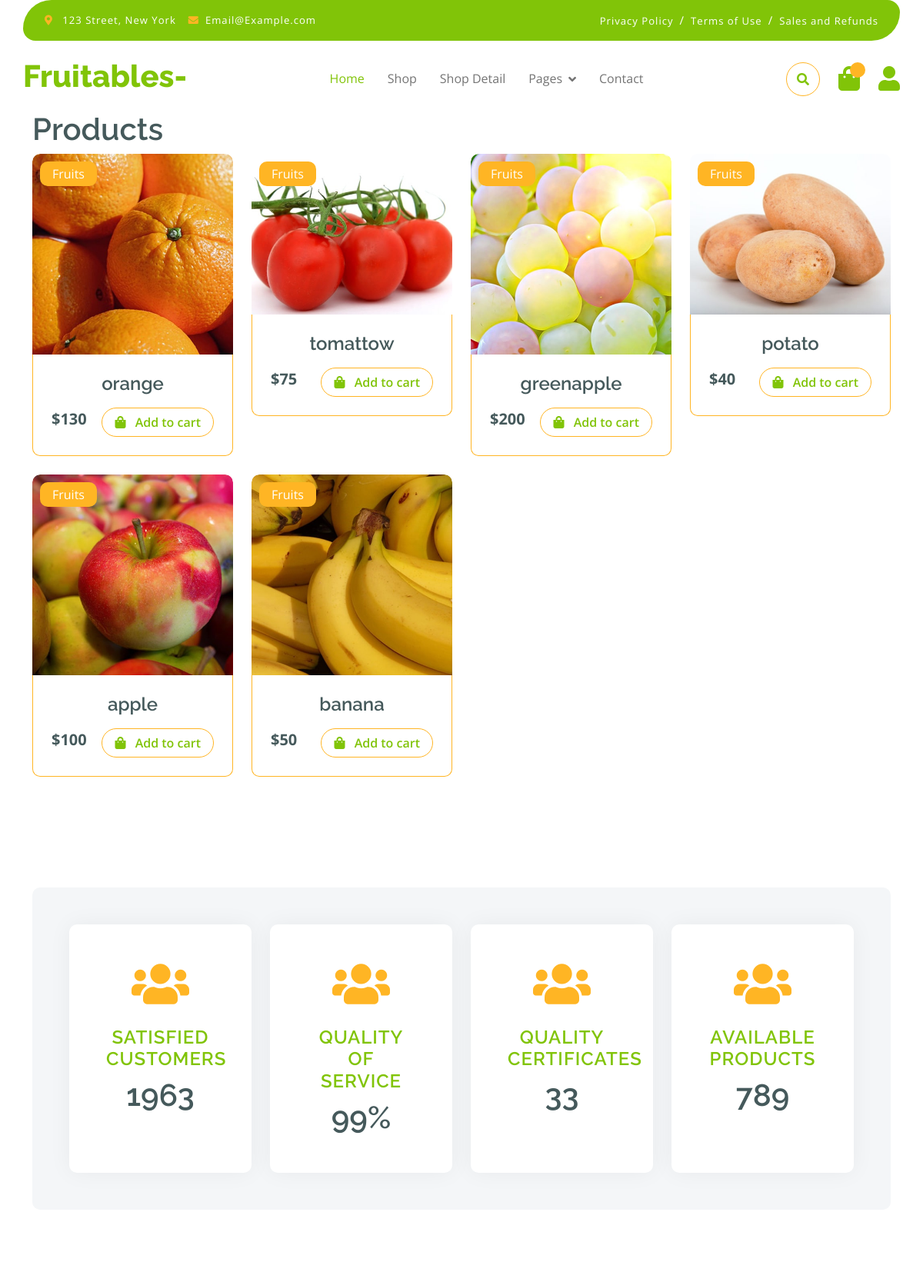
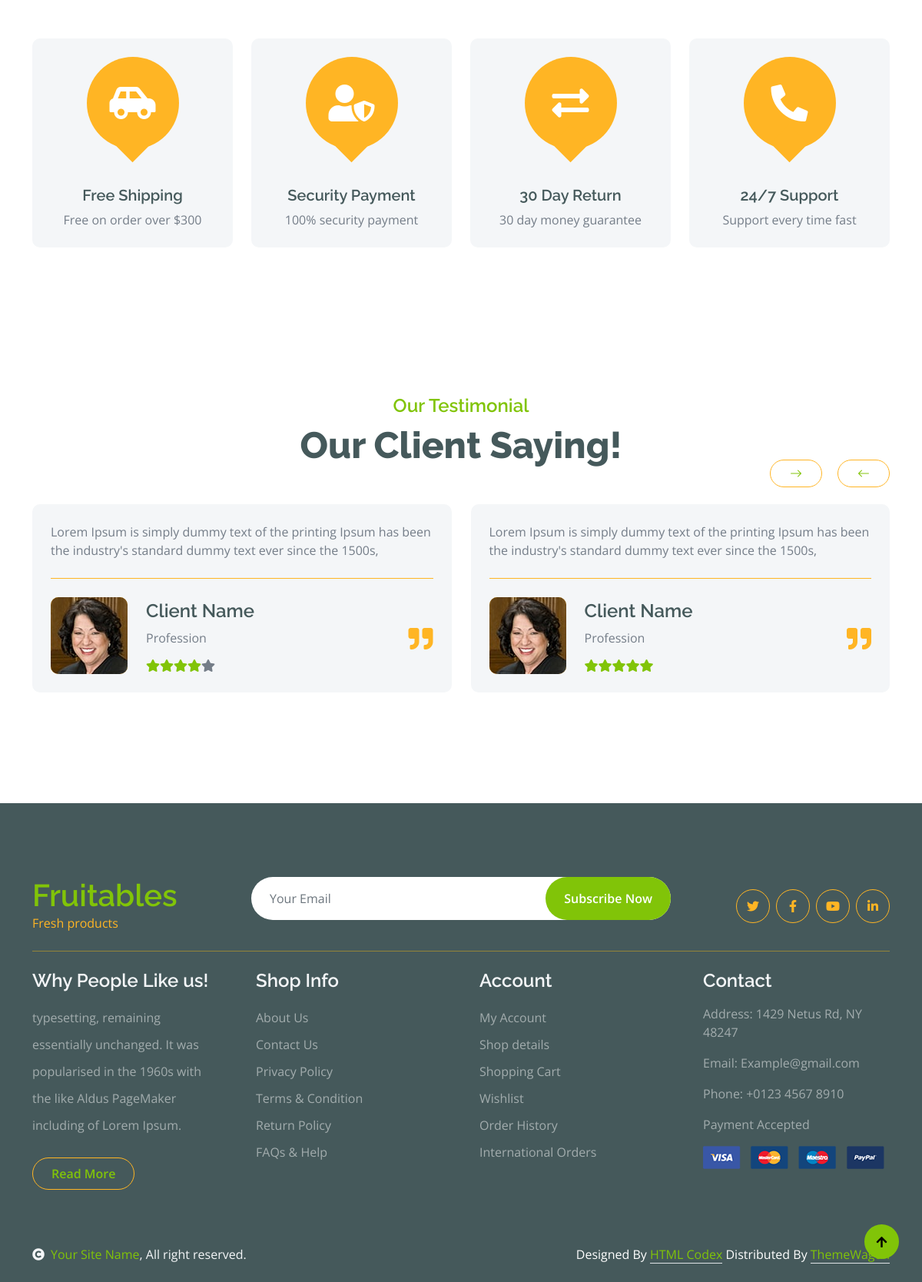
The page / on the database its author committed (2 pictures, top to bottom).
### app/models.py (models this page shows, shortened)
class Product(models.Model):
    name = models.CharField(max_length=50, blank=True, null=True)
    desc = models.TextField(blank=True, null=True)
    price = models.IntegerField(blank=True, null=True)
    image = models.ImageField(
        upload_to='images', default='image not available')
    thumbnails = models.ImageField(upload_to='thumbnail', blank=True)
    categ = models.ForeignKey(
        'category', on_delete=models.CASCADE, blank=True, null=True)
    created = models.DateTimeField(auto_now=True)
    class Meta:
        ordering = ['-created']

### app/views.py (the view)
# urls.py: path('',index,name='index'),
def index(request, *args, **kwargs):
    products = Product.objects.all()
    category = Category.objects.all()
    context = {'products': products, 'category': category}
    return render(request, 'products.html', context)

### templates/products.html (shortened to what this page needs)
{% extends "index.html" %}
{% block products %}
<div class="container-fluid fruite py-5">
    <div class="container py-5">
        <div class="tab-class text-center">
            <div class="row g-4">
                <div class="col-lg-4 text-start">
                    <h1>Our Organic Products</h1>
                </div>
                <div class="col-lg-8 text-end">
                    <ul class="nav nav-pills d-inline-flex text-center mb-5">
                        <li class="nav-item">
                            <a class="d-flex m-2 py-2 bg-light rounded-pill active" data-bs-toggle="pill" href="#tab-1">
                                <span class="text-dark" style="width: 130px;">All Products</span>
                            </a>
                        </li>
                        {% for i in category  %}
                          <li class="nav-item">
                            <a class="d-flex py-2 m-2 bg-light rounded-pill"  href="">
                                <span class="text-dark" style="width: 130px;">{{i.name}}</span>
                            </a>
                        </li>
                        {% endfor %}
                    </ul>
                </div>
            </div>
            <div class="tab-content">
                <div id="tab-1" class="tab-pane fade show p-0 active">
                    <div class="row g-4">
                        <div class="col-lg-12">
                            <div class="row g-4">
                              {% for i in products  %}
                                <div class="col-md-6 col-lg-4 col-xl-3" >
                                    <div class="rounded position-relative fruite-item" >
                                        <div class="fruite-img">
                                            <img src="{{i.image}}" class="img-fluid w-100 rounded-top" alt="">
                                        </div>
                                        <div class="text-white bg-secondary px-3 py-1 rounded position-absolute" style="top: 10px; left: 10px;">Fruits</div>
                                        <div class="p-4 border border-secondary border-top-0 rounded-bottom">
                                            <h4>{{i.name}}</h4>
                                            <div class="d-flex justify-content-between flex-lg-wrap">
                                                <p class="text-dark fs-5 fw-bold mb-0"> ${{i.price}}</p>
                                                <a href="{% url 'addtocart' i.id %}" class="btn border border-secondary rounded-pill px-3 text-primary"><i class="fa fa-shopping-bag me-2 text-primary"></i> Add to cart</a>
                                            </div>
                                        </div>
                                    </div>
                                </div>
                              {%endfor%}
                            </div>
                        </div>
                    </div>
                </div>
            </div>
        </div>
    </div>
  </div>
{% endblock products %}

### static/css1/style.css (style rules this page uses)
.btn { font-weight: 600; transition: .5s; }
.btn.border-secondary { transition: 0.5s; }
.fruite .tab-class .nav-item a.active { background: var(--bs-secondary) !important; }
.fruite .tab-class .nav-item a.active span { color: var(--bs-white) !important; }
.fruite .fruite-item { height: 100%; transition: 0.5s; }
.fruite .fruite-item .fruite-img { overflow: hidden; transition: 0.5s; border-radius: 10px 10px 0 0; }
.fruite .fruite-item .fruite-img img { transition: 0.5s; }

### rows shown on the page
Product: image (picture), name "orange", price "130"
Product: image (picture), name "tomattow", price "75"
Product: image (picture), name "greenapple", price "200"
Product: image (picture), name "potato", price "40"
Product: image (picture), name "apple", price "100"
Product: image (picture), name "banana", price "50"
